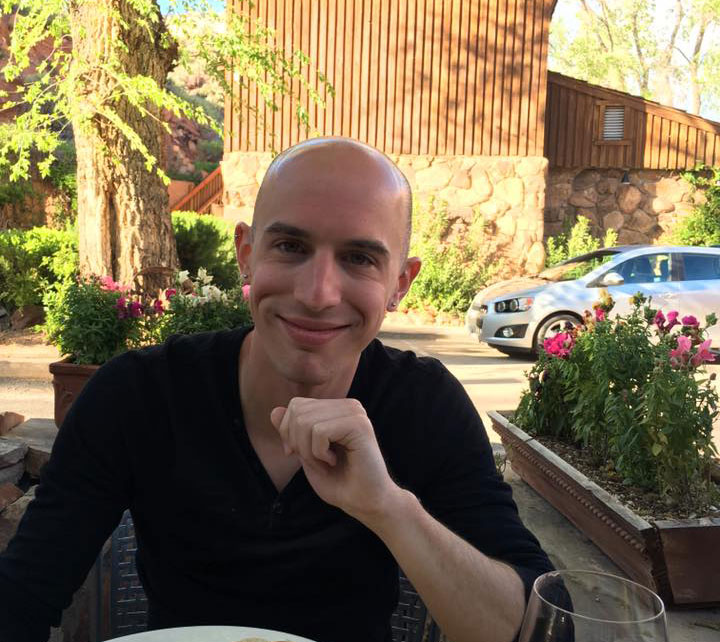
#> input picture Help modules/facial-landmarks/images/example_01.jpg, 720 x 642 px
$ python -i detectSkinColor.py   (imports and definitions only)
#> lines starting #> are read from the running program, lines starting #| are printed output that depends on the picture; after the words box and inside, x2 and y2 are one past the last pixel; in counts of white or black regions, pixels touching at a corner belong together
#> further down, picture is the input picture: shape (642, 720, 3); mean B, G, R 80.1, 107.8, 122.6
import numpy as np
import cv2

def onlyFace(img):
# 	R > 95 and G > 40 and B > 20 and R > G and R > B
# and | R - G | > 15 and A > 15 and Cr > 135 and
# Cb > 85 and Y > 80 and Cr <= (1.5862*Cb)+20 and
# Cr>=(0.3448*Cb)+76.2069 and
# Cr >= (-4.5652*Cb)+234.5652 and
# Cr <= (-1.15*Cb)+301.75 and
# Cr <= (-2.2857*Cb)+432.85
# 0.0 <= H <= 50.0 and 0.23 <= S <= 0.68

	converted = cv2.cvtColor(img, cv2.COLOR_BGR2HSV)
#> converted: shape (642, 720, 3); mean H, S, V 45.2, 101.8, 126

	# [11 lines of commented-out code are left out]

	lower = np.array([0, 0, 0], dtype = "uint8")
	upper = np.array([179, 150, 150], dtype = "uint8")
	skinMask = cv2.inRange(converted, lower, upper)
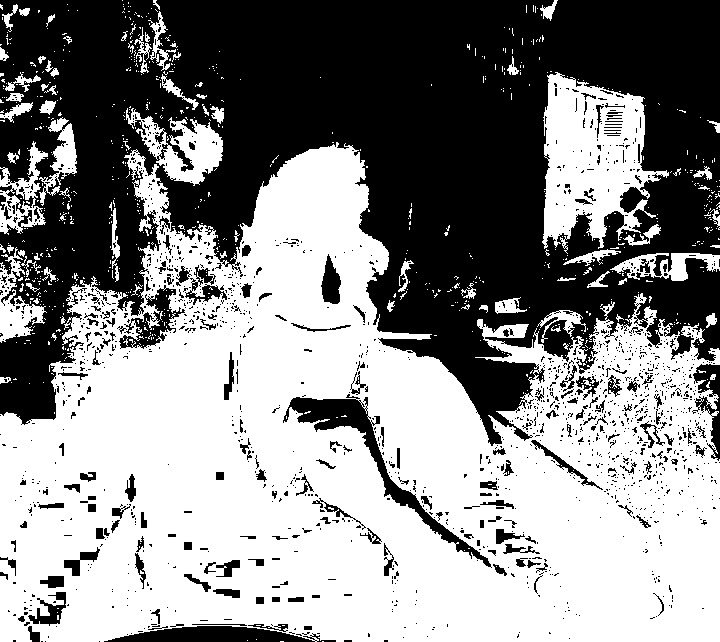
#> skinMask: shape (642, 720); 54.2% white; 1644 black regions (1461 under 20 px), largest, box (x1, y1, x2, y2) and area: (0, 0, 720, 446) 185313, (283, 394, 492, 568) 3865, (104, 626, 336, 642) 2357

	im_floodfill = skinMask.copy()

	h, w = skinMask.shape[:2]
#> h = 642; w = 720
	mask = np.zeros((h+2, w+2), np.uint8)

	cv2.floodFill(im_floodfill, mask, (0,0), 255);
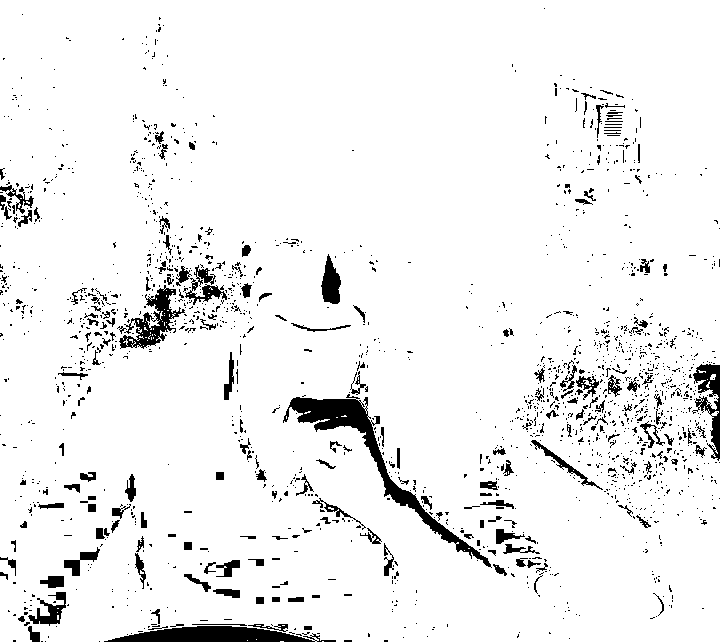
#> im_floodfill: shape (642, 720); 94% white; 1829 black regions (1637 under 20 px), largest, box (x1, y1, x2, y2) and area: (283, 394, 492, 568) 3865, (104, 626, 336, 642) 2357, (119, 285, 185, 349) 1430
	im_floodfill_inv = cv2.bitwise_not(im_floodfill)
	im_out = skinMask | im_floodfill_inv
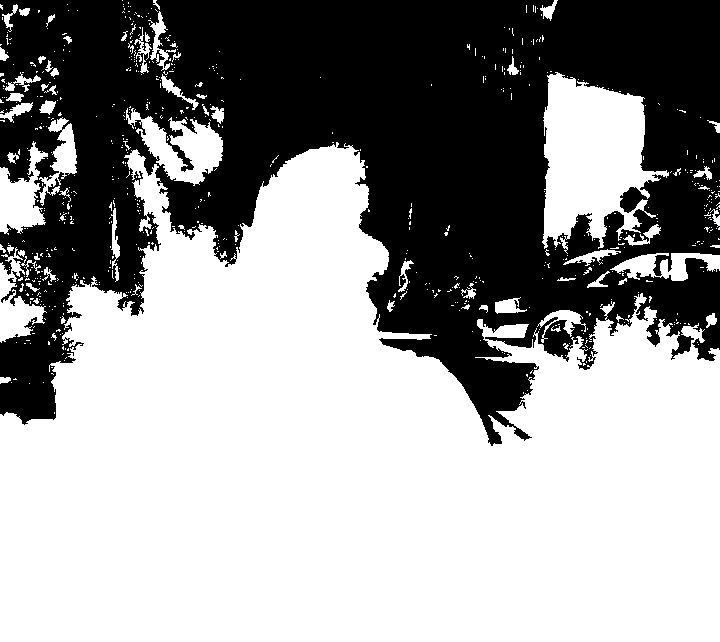
#> im_out: shape (642, 720); 60.2% white; 1 black region, box (x1, y1, x2, y2) and area: (0, 0, 720, 446) 183990


	skin = cv2.bitwise_and(img, img, mask = im_out)
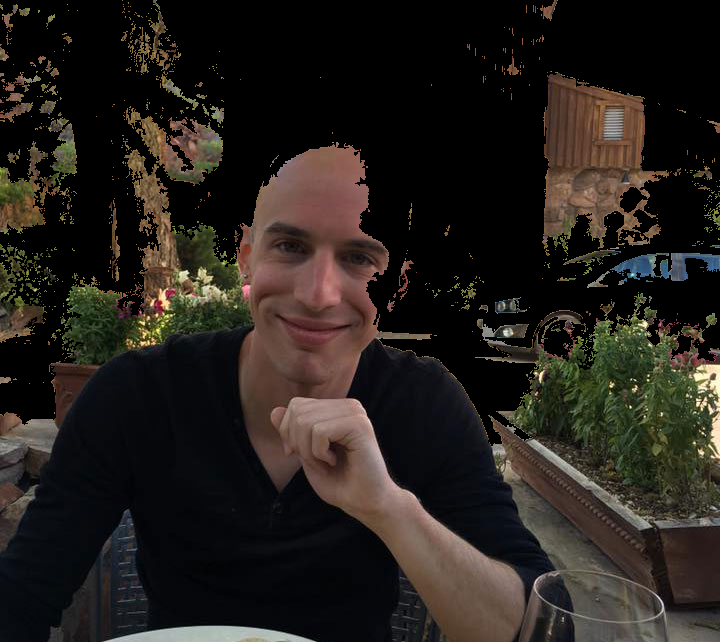
#> skin: shape (642, 720, 3); mean B, G, R 27.5, 32.3, 37.3
	return skin

>>> import cv2
>>> picture = cv2.imread('facial-landmarks/images/example_01.jpg')
>>> result = onlyFace(picture)

$ run again, on Help modules/facial-landmarks/images/example_03.jpg
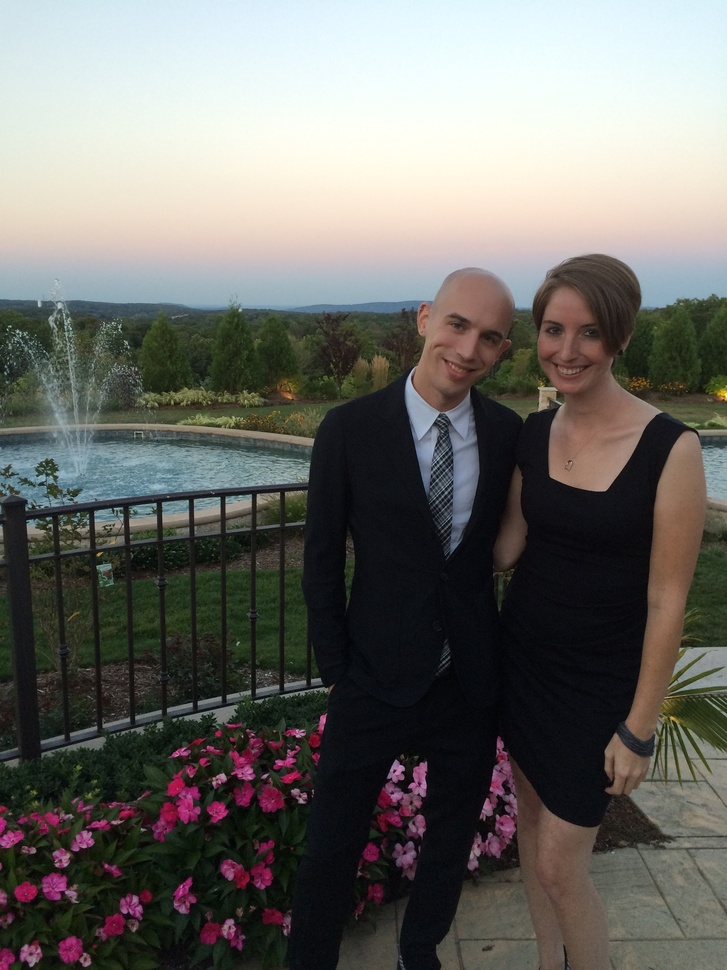
#> input picture Help modules/facial-landmarks/images/example_03.jpg, 727 x 970 px, shrunk from 2448 x 3264 before the run
#> picture is the input picture: shape (970, 727, 3); mean B, G, R 102.5, 106.9, 107.7
#> converted: shape (970, 727, 3); mean H, S, V 67.1, 63.8, 115
#> in onlyFace, `skinMask = cv2.inRange(converted, lower, upper)`:
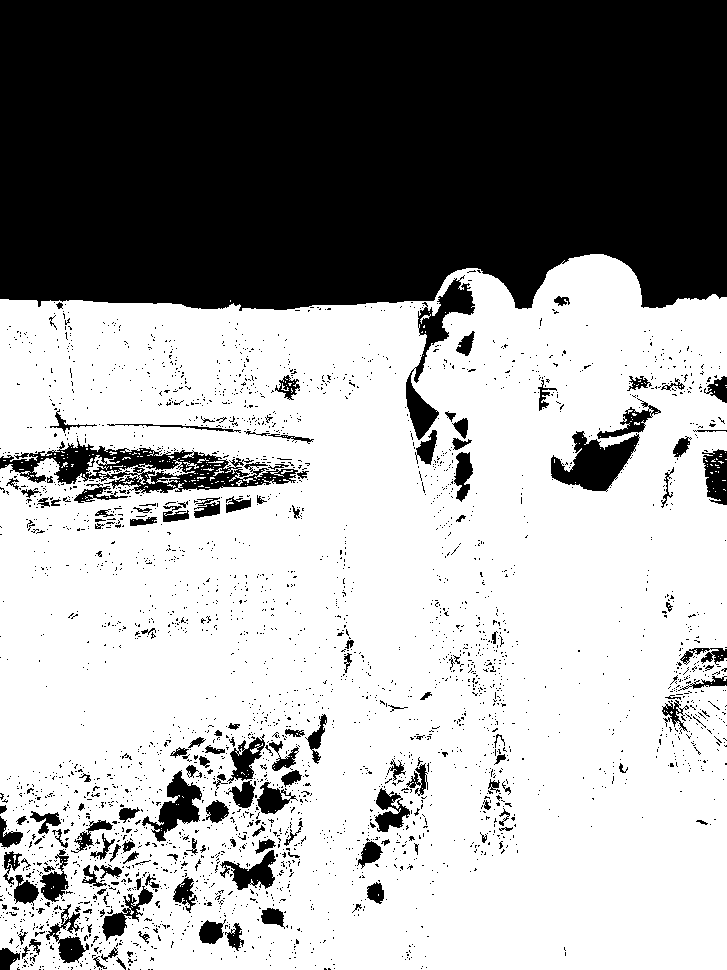
#> skinMask: shape (970, 727); 63% white; 3099 black regions (2934 under 20 px), largest, box (x1, y1, x2, y2) and area: (0, 0, 727, 311) 214503, (0, 438, 298, 494) 6218, (551, 431, 640, 492) 2847
#> im_floodfill: shape (970, 727); 93.5% white; 3098 black regions (2934 under 20 px), largest, box (x1, y1, x2, y2) and area: (0, 438, 298, 494) 6218, (551, 431, 640, 492) 2847, (406, 275, 475, 440) 2778
#> im_out: shape (970, 727); 69.6% white; 1 black region, box (x1, y1, x2, y2) and area: (0, 0, 727, 311) 214503
#> in onlyFace, `skin = cv2.bitwise_and(img, img, mask = im_out)`:
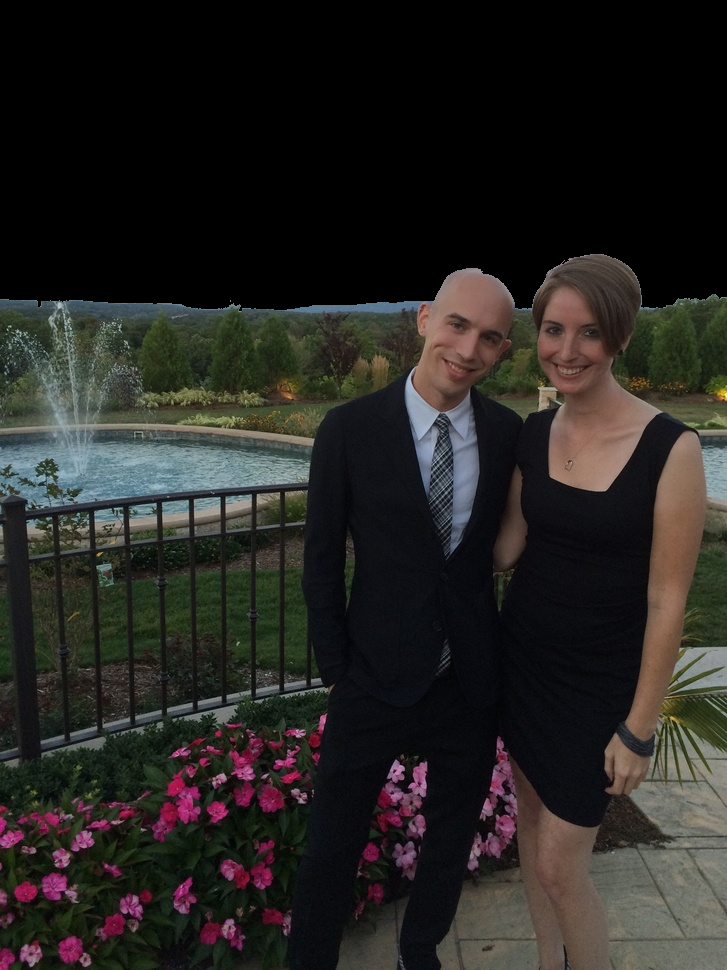
#> skin: shape (970, 727, 3); mean B, G, R 33.5, 36.5, 38.1
